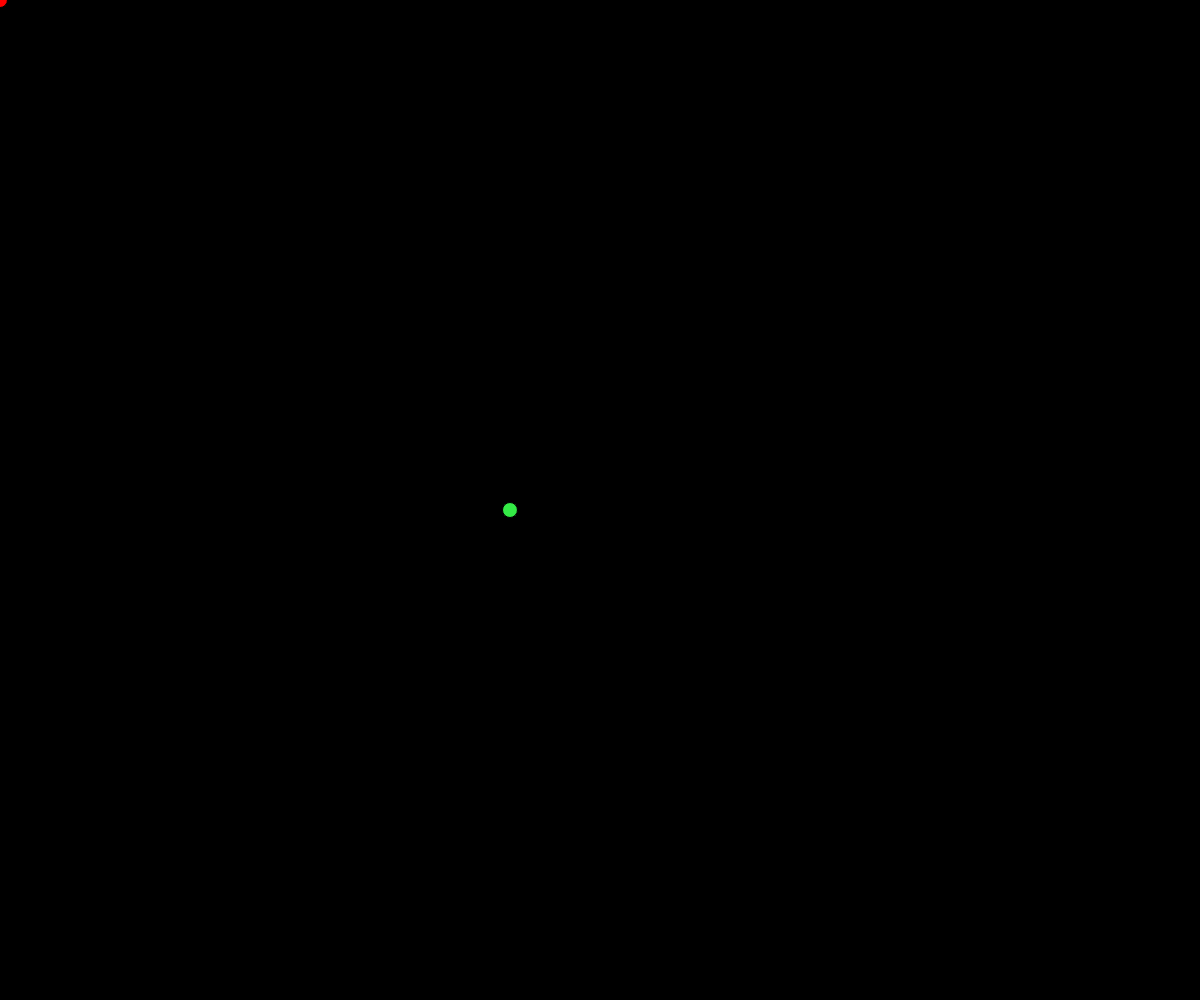
Frame 1 (no input)
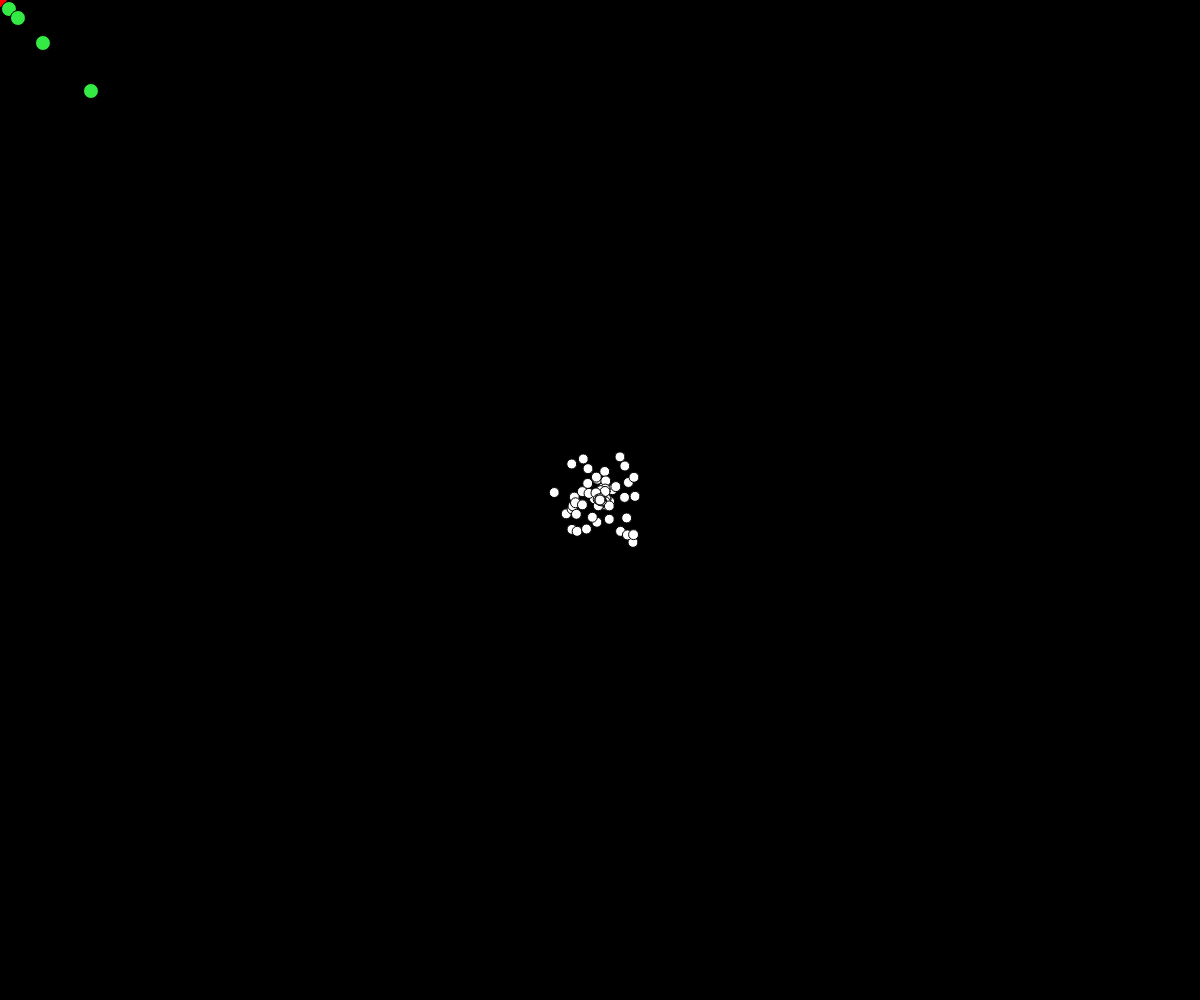
Frame 60 (no input)
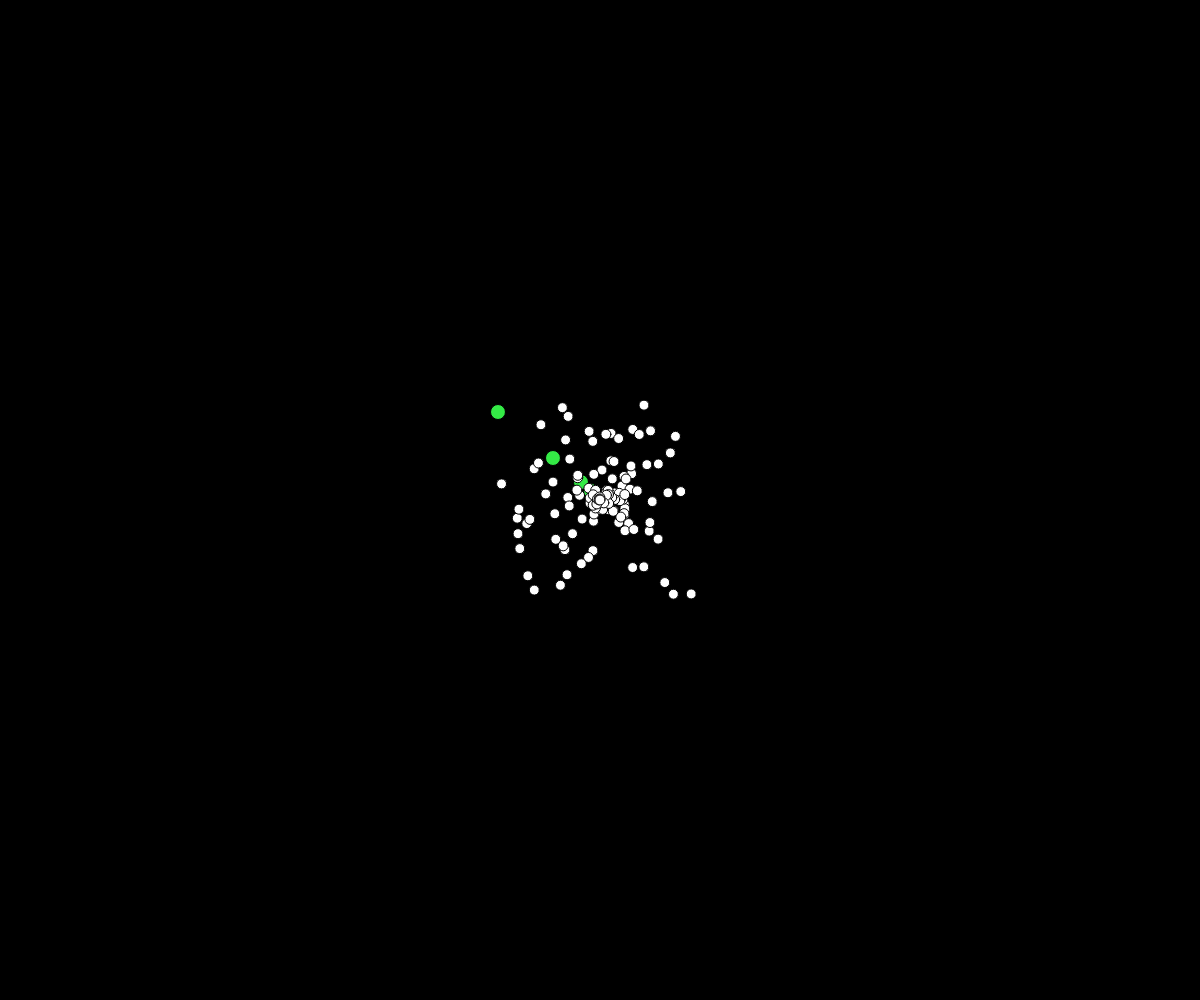
Frame 120 (the mouse pressed at the canvas centre since frame 60)

The p5.js sketch that drew these frames (run headless with seeded random() and noise() and a simulated clock; from frame 60 on, the mouse is pressed at the canvas centre):

// p5.js sketch
// ── sketch.js
// 最終課題を制作しよう
let balls;
let count;
function setup(){
  createCanvas(windowWidth, windowHeight);
  balls = [];
  count = [];
}

function windowResized(){
 resizeCanvas(windowWidth, windowHeight);
}

const x = new Array(5).fill(255);
const y = new Array(5).fill(255);
const vx = new Array(5).fill(255);
const vy = new Array(5).fill(255);

function draw() {
    count ++;
    background(0);
    x[0] = mouseX;
    y[0] = mouseY;
    fill(255, 0, 0);
    ellipse(x[0], y[0], 15, 15);

    for(let i = 1; i < x.length; i++){
        fill(52, 235, 70);
        x[i] += vx[i];
        y[i] += vy[i];
        vx[i] = int((x[i-1] - x[i]) * 0.1);
        vy[i] = int((y[i-1] - y[i]) * 0.1);
        ellipse(x[i], y[i], 15, 15);
    }

    for(let i = 0; i < balls.length; i++){
    let b = balls[i];
    fill(255);
    ellipse(b.x, b.y, b.size);
    b.x += b.vx;
    b.y += b.vy;
  }

  if(count % 1 == 0){
  const b = { x: width/2, y: height/2, size: 10, vx:random(2) - 1 , vy:random(2) - 1 };
  balls.push(b);
}
}
